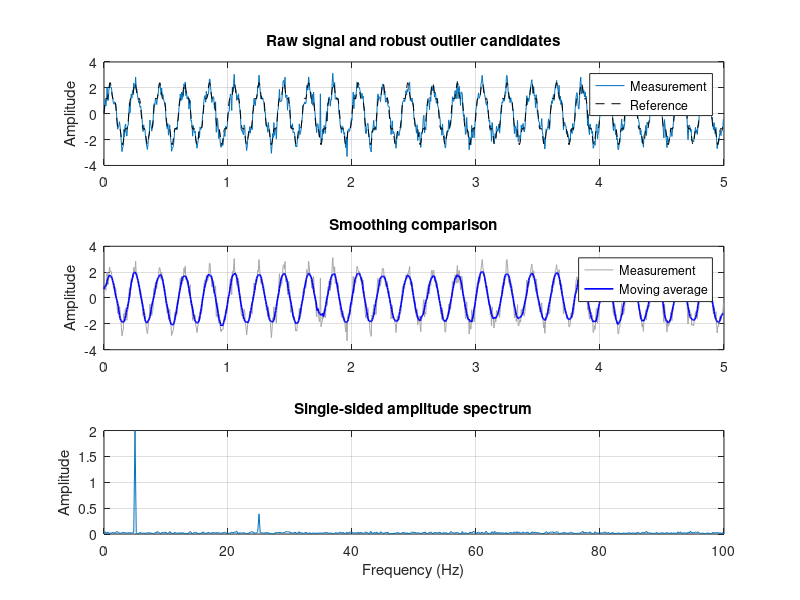

Recreate this plot in MATLAB.
%% Sensor signal analysis: outlier detection, smoothing and FFT
% Base MATLAB only. Run from the repository root.
clear; clc; close all;

Fs = 200;                         % Sample rate (Hz)
N = 1000;
t = (0:N-1)' / Fs;
rng(7);                           % Reproducible noise
reference = 2*sin(2*pi*5*t) + 0.4*sin(2*pi*25*t);
measurement = reference + 0.35*randn(N,1);
measurement(350) = measurement(350) + 4; % Inject an outlier

% Robust outlier flag using median absolute deviation (MAD).
med = median(measurement);
madValue = median(abs(measurement - med));
if madValue > 0
    robustScore = 0.6745 * (measurement - med) / madValue;
    outlierMask = abs(robustScore) > 3.5;
else
    robustScore = zeros(size(measurement));
    outlierMask = false(size(measurement));
end

% Moving average with a centered window; edge samples use available data.
windowLength = 9;
smoothSignal = zeros(size(measurement));
halfWindow = floor(windowLength/2);
for k = 1:N
    first = max(1, k-halfWindow);
    last = min(N, k+halfWindow);
    smoothSignal(k) = mean(measurement(first:last));
end

% Single-sided amplitude spectrum. Remove DC before FFT.
signalForFft = measurement - mean(measurement);
Y = fft(signalForFft);
P2 = abs(Y/N);
P1 = P2(1:floor(N/2)+1);
if numel(P1) > 2
    P1(2:end-1) = 2*P1(2:end-1);
end
f = Fs*(0:floor(N/2))/N;

figure('Name','Sensor signal analysis');
subplot(3,1,1);
plot(t, measurement, 'DisplayName','Measurement'); hold on;
plot(t(outlierMask), measurement(outlierMask), 'ro', 'DisplayName','MAD outliers');
plot(t, reference, 'k--', 'DisplayName','Reference');
hold off; grid on; ylabel('Amplitude'); legend('Location','best');
title('Raw signal and robust outlier candidates');

subplot(3,1,2);
plot(t, measurement, 'Color',[0.65 0.65 0.65], 'DisplayName','Measurement'); hold on;
plot(t, smoothSignal, 'b', 'LineWidth',1.2, 'DisplayName','Moving average');
hold off; grid on; ylabel('Amplitude'); legend('Location','best');
title('Smoothing comparison');

subplot(3,1,3);
plot(f, P1); grid on; xlabel('Frequency (Hz)'); ylabel('Amplitude');
title('Single-sided amplitude spectrum');

fprintf('MAD outlier candidates: %d\n', nnz(outlierMask));
fprintf('Signal RMS: %.4f\n', sqrt(mean(measurement.^2)));
fprintf('Moving-average window: %d samples (%.3f s)\n', ...
    windowLength, windowLength/Fs);
